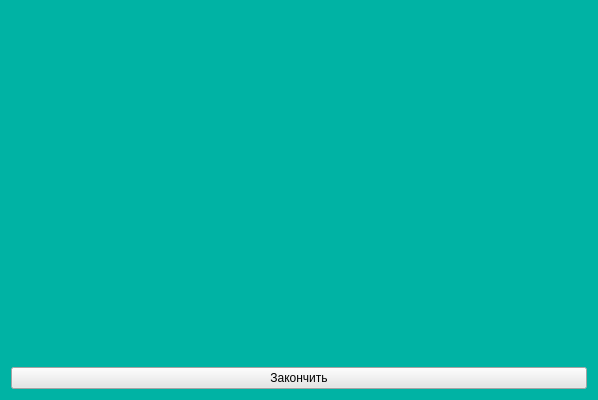
<?xml version="1.0" encoding="UTF-8"?>
<ui version="4.0">
 <class>Histogramm</class>
 <widget class="QWidget" name="Histogramm">
  <property name="geometry">
   <rect>
    <x>0</x>
    <y>0</y>
    <width>598</width>
    <height>400</height>
   </rect>
  </property>
  <property name="minimumSize">
   <size>
    <width>598</width>
    <height>400</height>
   </size>
  </property>
  <property name="windowTitle">
   <string>Построить гистограмму</string>
  </property>
  <property name="styleSheet">
   <string notr="true">background-color: rgb(0, 179, 164);</string>
  </property>
  <layout class="QVBoxLayout" name="verticalLayout_2">
   <item>
    <layout class="QVBoxLayout" name="verticalLayout">
     <item>
      <widget class="QCustomPlot" name="customPlot" native="true"/>
     </item>
     <item>
      <widget class="QPushButton" name="pushButton">
       <property name="styleSheet">
        <string notr="true">background-color: rgb(230, 230, 230);</string>
       </property>
       <property name="text">
        <string>Закончить</string>
       </property>
      </widget>
     </item>
    </layout>
   </item>
  </layout>
 </widget>
 <customwidgets>
  <customwidget>
   <class>QCustomPlot</class>
   <extends>QWidget</extends>
   <header>qcustomplot.h</header>
   <container>1</container>
  </customwidget>
 </customwidgets>
 <resources/>
 <connections/>
</ui>
